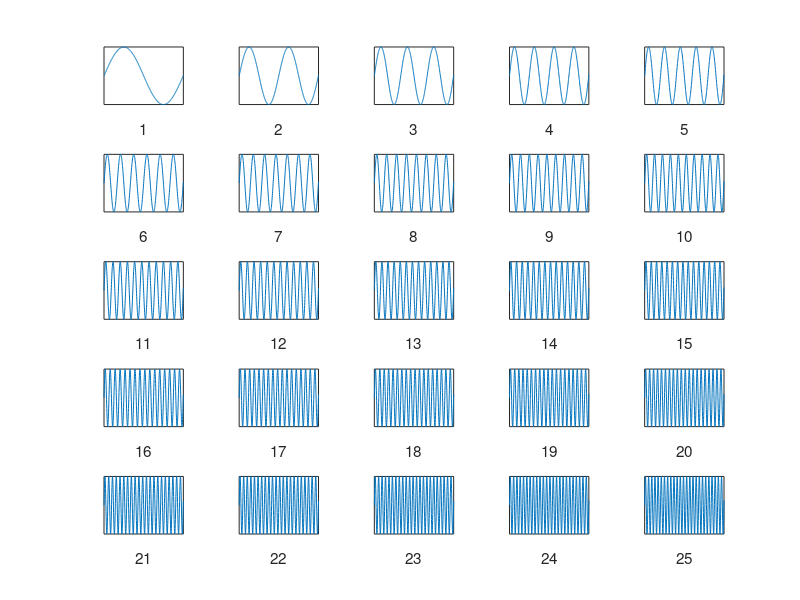

Here is the MATLAB script that generated this plot:
%% SUBPLOT
t = 0:0.01:2*pi+0.01;   % Create time vector.
f = 1:25;               % Frequencies.
figure;
for I = 1:length(f)
    subplot(5,5,I);     % Set the current subplot location to I.
    plot(t,sin(t*f(I)));% Plot at the current subplot.
    xlabel(num2str(I)); % Use the current location as x label.
    set(gca,'ytick',[]);
    set(gca,'xtick',[]);
    axis tight;         % Set the axis limit to fit the data.
end
set(gcf,'Color','w');   % Set the figure background color to white.
